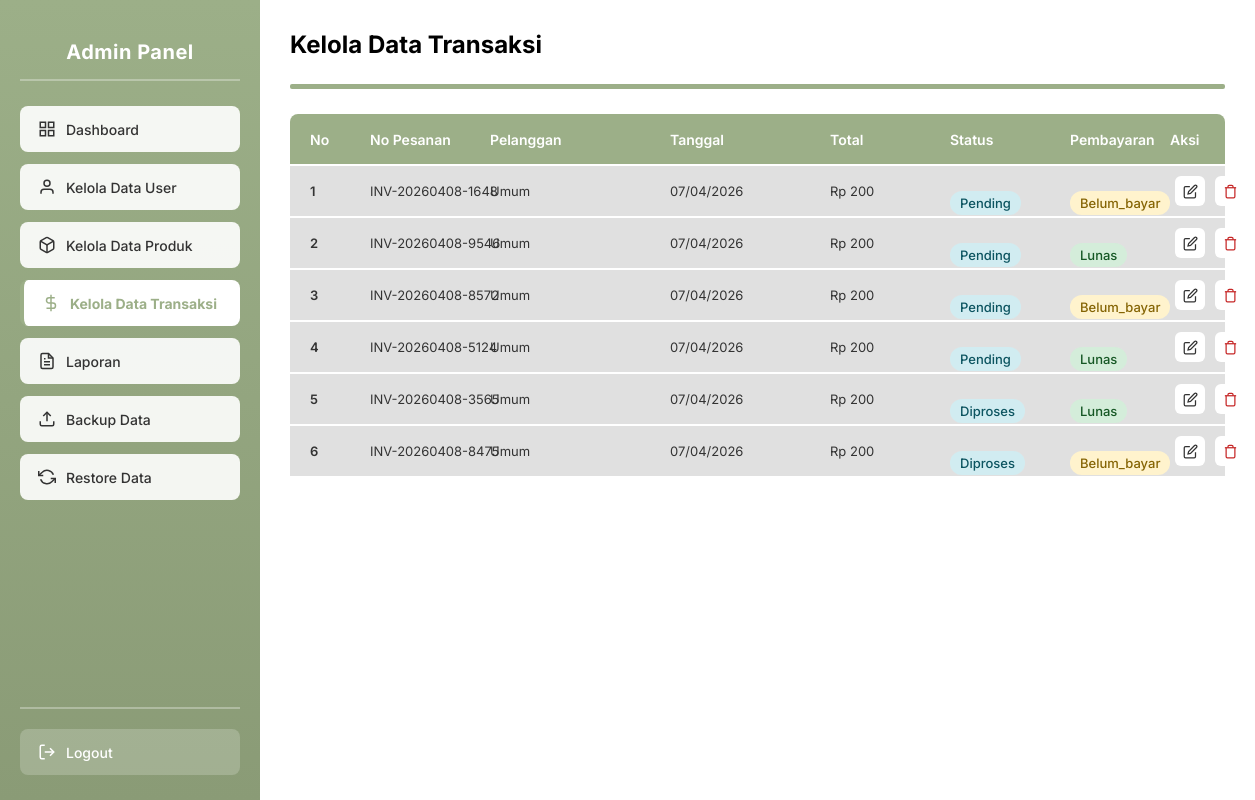
The app's page /Admin/kelola_data_transaksi.php (signed in) with its own data.
### tables this page shows
CREATE TABLE `pesanan` (
  `id` int(11) NOT NULL,
  `nomor_pesanan` varchar(50) NOT NULL,
  `id_pelanggan` int(11) DEFAULT NULL,
  `tanggal_pesanan` timestamp NOT NULL DEFAULT current_timestamp(),
  `total_harga` decimal(10,2) NOT NULL,
  `status_pesanan` enum('pending','diproses','dikirim','selesai','batal') DEFAULT 'pending',
  `status_pembayaran` enum('belum_bayar','lunas') DEFAULT 'belum_bayar',
  `metode_pembayaran` varchar(50) DEFAULT NULL,
  `alamat_pengiriman` text DEFAULT NULL,
  `nama_penerima` varchar(100) DEFAULT NULL,
  `telepon_penerima` varchar(20) DEFAULT NULL
);

### Admin/kelola_data_transaksi.php (the view, shortened to what this page needs)
<?php
$koneksi = getKoneksi();
$query = "SELECT p.*, pl.nama as nama_pelanggan
          FROM pesanan p
          LEFT JOIN pelanggan pl ON p.id_pelanggan = pl.id
          ORDER BY p.tanggal_pesanan DESC";
$result = mysqli_query($koneksi, $query);
$transactions = [];
while ($row = mysqli_fetch_assoc($result)) {
    $transactions[] = $row;
}
?>
<!DOCTYPE html>
<html lang="id">
<head>
</head>
<body>
<div class="main-container">
    <div class="sidebar">
        <div class="sidebar-header">
            <h1 class="sidebar-title">Admin Panel</h1>
        </div>
        <a href="dashboard.php" class="menu-item">
            <svg viewBox="0 0 24 24"><rect x="3" y="3" width="7" height="7"></rect><rect x="14" y="3" width="7" height="7"></rect><rect x="14" y="14" width="7" height="7"></rect><rect x="3" y="14" width="7" height="7"></rect></svg>
            Dashboard
        </a>
        <a href="kelola_data_user.php" class="menu-item">
            <svg viewBox="0 0 24 24"><path d="M20 21v-2a4 4 0 0 0-4-4H8a4 4 0 0 0-4 4v2"></path><circle cx="12" cy="7" r="4"></circle></svg>
            Kelola Data User
        </a>
        <a href="kelola_data_produk.php" class="menu-item">
            <svg viewBox="0 0 24 24"><path d="M21 16V8a2 2 0 0 0-1-1.73l-7-4a2 2 0 0 0-2 0l-7 4A2 2 0 0 0 3 8v8a2 2 0 0 0 1 1.73l7 4a2 2 0 0 0 2 0l7-4A2 2 0 0 0 21 16z"></path><polyline points="3.27 6.96 12 12.01 20.73 6.96"></polyline><line x1="12" y1="22.08" x2="12" y2="12"></line></svg>
            Kelola Data Produk
        </a>
        <a href="kelola_data_transaksi.php" class="menu-item active">
            <svg viewBox="0 0 24 24"><line x1="12" y1="1" x2="12" y2="23"></line><path d="M17 5H9.5a3.5 3.5 0 0 0 0 7h5a3.5 3.5 0 0 1 0 7H6"></path></svg>
            Kelola Data Transaksi
        </a>
        <a href="laporan.php" class="menu-item">
            <svg viewBox="0 0 24 24"><path d="M14 2H6a2 2 0 0 0-2 2v16a2 2 0 0 0 2 2h12a2 2 0 0 0 2-2V8z"></path><polyline points="14 2 14 8 20 8"></polyline><line x1="16" y1="13" x2="8" y2="13"></line><line x1="16" y1="17" x2="8" y2="17"></line><polyline points="10 9 9 9 8 9"></polyline></svg>
            Laporan
        </a>
        <a href="backup_data.php" class="menu-item">
            <svg viewBox="0 0 24 24"><path d="M21 15v4a2 2 0 0 1-2 2H5a2 2 0 0 1-2-2v-4"></path><polyline points="17 8 12 3 7 8"></polyline><line x1="12" y1="3" x2="12" y2="15"></line></svg>
            Backup Data
        </a>
        <a href="restore_data.php" class="menu-item">
            <svg viewBox="0 0 24 24"><polyline points="1 4 1 10 7 10"></polyline><polyline points="23 20 23 14 17 14"></polyline><path d="M20.49 9A9 9 0 0 0 5.64 5.64L1 10m22 4l-4.64 4.36A9 9 0 0 1 3.51 15"></path></svg>
            Restore Data
        </a>
        <div class="logout-section">
            <a href="../auth/logout.php" class="logout-btn">
                <svg viewBox="0 0 24 24"><path d="M9 21H5a2 2 0 0 1-2-2V5a2 2 0 0 1 2-2h4"></path><polyline points="16 17 21 12 16 7"></polyline><line x1="21" y1="12" x2="9" y2="12"></line></svg>
                Logout
            </a>
        </div>
    </div>
    <div class="main-content">
        <h2 class="page-title">Kelola Data Transaksi</h2>
        <div class="divider"></div>
        <div class="table-header">
            <span class="col-no">No</span>
            <span class="col-nomor">No Pesanan</span>
            <span class="col-pelanggan">Pelanggan</span>
            <span class="col-tanggal">Tanggal</span>
            <span class="col-total">Total</span>
            <span class="col-status">Status</span>
            <span class="col-pembayaran">Pembayaran</span>
            <span class="col-aksi">Aksi</span>
        </div>
        <?php $no = 1; foreach ($transactions as $trx): ?>
        <div class="table-row">
            <span class="col-no"><?= $no++ ?></span>
            <span class="col-nomor"><?= htmlspecialchars($trx['nomor_pesanan']) ?></span>
            <span class="col-pelanggan"><?= htmlspecialchars($trx['nama_pelanggan'] ?? 'Umum') ?></span>
            <span class="col-tanggal"><?= date('d/m/Y', strtotime($trx['tanggal_pesanan'])) ?></span>
            <span class="col-total">Rp <?= number_format($trx['total_harga'], 0, ',', '.') ?></span>
            <span class="col-status">
                <span class="badge badge-<?= $trx['status_pesanan']=='selesai'?'success':($trx['status_pesanan']=='batal'?'danger':'info') ?>">
                    <?= ucfirst($trx['status_pesanan']) ?>
                </span>
            </span>
            <span class="col-pembayaran">
                <span class="badge badge-<?= $trx['status_pembayaran']=='lunas'?'success':'warning' ?>">
                    <?= ucfirst($trx['status_pembayaran']) ?>
                </span>
            </span>
            <button class="btn-action btn-edit" onclick='openModal("edit", <?= json_encode($trx) ?>)' title="Edit Status">
                <svg viewBox="0 0 24 24"><path d="M11 4H4a2 2 0 0 0-2 2v14a2 2 0 0 0 2 2h14a2 2 0 0 0 2-2v-7"></path><path d="M18.5 2.5a2.121 2.121 0 0 1 3 3L12 15l-4 1 1-4 9.5-9.5z"></path></svg>
            </button>
            <a href="?hapus=<?= $trx['id'] ?>" class="btn-action btn-delete" onclick="return confirm('Hapus transaksi ini?')" title="Hapus">
                <svg viewBox="0 0 24 24"><polyline points="3 6 5 6 21 6"></polyline><path d="M19 6v14a2 2 0 0 1-2 2H7a2 2 0 0 1-2-2V6m3 0V4a2 2 0 0 1 2-2h4a2 2 0 0 1 2 2v2"></path></svg>
            </a>
        </div>
        <?php endforeach; ?>
    </div>
</div>
</body>
</html>

### Admin/kelola_data_transaksi.php (style rules this page uses)
* { margin: 0; padding: 0; box-sizing: border-box; }
body { font-family: 'Inter', Arial, sans-serif; background: #f5f5f5; color: #333; }
.main-container { display: flex; min-height: 100vh; }
.sidebar { width: 260px; background: linear-gradient(180deg, #9CAF88 0%, #8A9B76 100%); padding: 25px 20px; display: flex; flex-direction: column; position: fixed; height: 100vh; overflow-y: auto; }
.sidebar-header { text-align: center; padding: 15px 0; margin-bottom: 25px; border-bottom: 2px solid rgba(255,255,255,0.3); }
.sidebar-title { color: white; font-size: 20px; font-weight: 700; letter-spacing: 0.5px; }
.menu-item { background-color: rgba(255,255,255,0.9); padding: 14px 18px; margin-bottom: 12px; border-radius: 8px; text-align: left; cursor: pointer; font-weight: 500; color: #333; text-decoration: none; transition: all 0.2s ease; font-size: 14px; display: flex; align-items: center; gap: 10px; }
.menu-item.active { background-color: white; color: #9CAF88; font-weight: 700; border-left: 4px solid #9CAF88; }
.menu-item svg { width: 18px; height: 18px; stroke: currentColor; fill: none; stroke-width: 2; }
.logout-section { margin-top: auto; padding-top: 20px; border-top: 2px solid rgba(255,255,255,0.3); }
.logout-btn { display: flex; align-items: center; gap: 10px; padding: 14px 18px; background-color: rgba(255,255,255,0.2); color: white; border: none; border-radius: 8px; cursor: pointer; font-size: 14px; font-weight: 500; text-decoration: none; transition: background-color 0.2s; }
.logout-btn svg { width: 18px; height: 18px; stroke: white; fill: none; stroke-width: 2; }
.main-content { flex: 1; margin-left: 260px; padding: 30px; background: #fff; min-height: 100vh; }
.page-title { font-size: 24px; font-weight: 700; color: #000; margin-bottom: 25px; }
.divider { width: 100%; height: 5px; background: #9CAF88; margin: 0 0 25px 0; border-radius: 2px; }
.table-header { width: 100%; height: 50px; background: #9CAF88; display: flex; align-items: center; position: relative; margin-bottom: 2px; border-radius: 8px 8px 0 0; }
.table-header span { font-family: Inter; font-size: 14px; position: absolute; font-weight: 600; color: white; }
.table-header .col-no { left: 20px; }
.table-header .col-nomor { left: 80px; }
.table-header .col-pelanggan { left: 200px; }
.table-header .col-tanggal { left: 380px; }
.table-header .col-total { left: 540px; }
.table-header .col-status { left: 660px; }
.table-header .col-pembayaran { left: 780px; }
.table-header .col-aksi { left: 880px; }
.table-row { width: 100%; height: 50px; background: #E0E0E0; display: flex; align-items: center; position: relative; margin-bottom: 2px; }
.table-row span { font-family: Inter; font-size: 13px; position: absolute; }
.table-row .col-no { left: 20px; font-weight: 600; }
.table-row .col-nomor { left: 80px; }
.table-row .col-pelanggan { left: 200px; }
.table-row .col-tanggal { left: 380px; }
.table-row .col-total { left: 540px; }
.table-row .col-status { left: 660px; font-weight: 500; }
.table-row .col-pembayaran { left: 780px; font-weight: 500; }
.btn-action { width: 30px; height: 30px; position: absolute; top: 50%; transform: translateY(-50%); cursor: pointer; background: #fff; border: none; border-radius: 6px; padding: 0; display: flex; align-items: center; justify-content: center; transition: 0.2s; }
.btn-action svg { width: 15px; height: 15px; stroke: #333; fill: none; stroke-width: 2; }
.btn-edit { left: 885px; }
.btn-delete { left: 925px; }
.btn-delete svg { stroke: #c62828; }
.badge { padding: 4px 10px; border-radius: 12px; font-size: 12px; font-weight: 500; }
.badge-success { background: #d4edda; color: #155724; }
.badge-warning { background: #fff3cd; color: #856404; }
.badge-info { background: #d1ecf1; color: #0c5460; }

### records on screen
pesanan: nomor_pesanan "INV-20260408-1648", nama_pelanggan "Umum", tanggal_pesanan "07/04/2026", total_harga "200", status_pesanan "Pending", status_pembayaran "Belum_bayar"
pesanan: nomor_pesanan "INV-20260408-9546", nama_pelanggan "Umum", tanggal_pesanan "07/04/2026", total_harga "200", status_pesanan "Pending", status_pembayaran "Lunas"
pesanan: nomor_pesanan "INV-20260408-8572", nama_pelanggan "Umum", tanggal_pesanan "07/04/2026", total_harga "200", status_pesanan "Pending", status_pembayaran "Belum_bayar"
pesanan: nomor_pesanan "INV-20260408-5124", nama_pelanggan "Umum", tanggal_pesanan "07/04/2026", total_harga "200", status_pesanan "Pending", status_pembayaran "Lunas"
pesanan: nomor_pesanan "INV-20260408-3565", nama_pelanggan "Umum", tanggal_pesanan "07/04/2026", total_harga "200", status_pesanan "Diproses", status_pembayaran "Lunas"
pesanan: nomor_pesanan "INV-20260408-8475", nama_pelanggan "Umum", tanggal_pesanan "07/04/2026", total_harga "200", status_pesanan "Diproses", status_pembayaran "Belum_bayar"
